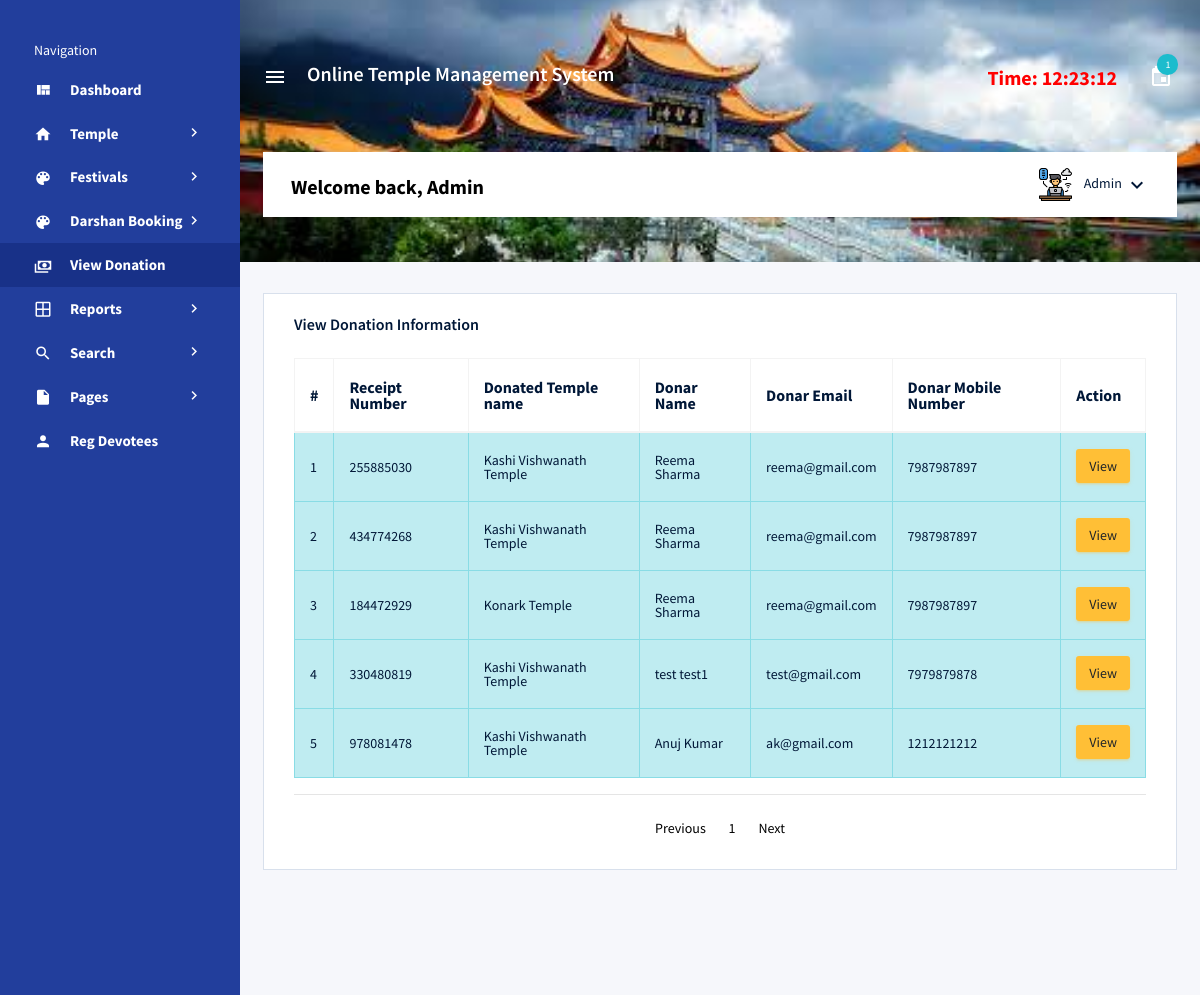
The app's page /otms/admin/view-donation.php (signed in) with its own data.
### tables this page shows
CREATE TABLE `tbldonation` (
  `ID` int(5) NOT NULL,
  `DonationNumber` int(10) DEFAULT NULL,
  `UserID` int(5) DEFAULT NULL,
  `TempleID` int(5) DEFAULT NULL,
  `City` varchar(250) DEFAULT NULL,
  `State` varchar(250) DEFAULT NULL,
  `Country` varchar(250) DEFAULT NULL,
  `PANNumber` varchar(200) DEFAULT NULL,
  `DonationAmount` decimal(10,0) DEFAULT NULL,
  `PaymentOption` varchar(50) DEFAULT NULL,
  `Message` mediumtext DEFAULT NULL,
  `DonationDate` timestamp NULL DEFAULT current_timestamp()
);

CREATE TABLE `tbltemple` (
  `ID` int(5) NOT NULL,
  `TempleName` varchar(250) DEFAULT NULL,
  `TempleLocation` varchar(250) DEFAULT NULL,
  `City` varchar(250) DEFAULT NULL,
  `State` varchar(250) DEFAULT NULL,
  `Country` varchar(250) DEFAULT NULL,
  `Description` mediumtext DEFAULT NULL,
  `TempleImage1` varchar(250) DEFAULT NULL,
  `TempleImage2` varchar(250) DEFAULT NULL,
  `TempleImage3` varchar(250) DEFAULT NULL,
  `CreationDate` timestamp NULL DEFAULT current_timestamp()
);

CREATE TABLE `tbluser` (
  `ID` int(10) NOT NULL,
  `FirstName` varchar(120) DEFAULT NULL,
  `LastName` varchar(120) DEFAULT NULL,
  `MobileNumber` bigint(10) DEFAULT NULL,
  `Email` varchar(120) DEFAULT NULL,
  `Password` varchar(120) DEFAULT NULL,
  `RegDate` timestamp NULL DEFAULT current_timestamp()
);

### otms/admin/view-donation.php (the view, shortened to what this page needs)
<?php session_start();
include('includes/config.php');
if(strlen($_SESSION['aid'])==0)
  {
header('location:login.php');
}
else{
  ?>
<!DOCTYPE html>
<html lang="en">
<head>
  <link rel="stylesheet" href="vendors/mdi/css/materialdesignicons.min.css">
  <link rel="stylesheet" href="vendors/css/vendor.bundle.base.css">
  <link rel="stylesheet" href="css/style.css">
</head>
<body>
  <div class="container-scroller d-flex">
    <?php include_once('includes/sidebar.php');?>
    <div class="container-fluid page-body-wrapper">
      <?php include_once('includes/header.php');?>
      <div class="main-panel">
        <div class="content-wrapper">
          <div class="row">
            <div class="col-lg-12 stretch-card">
              <div class="card">
                <div class="card-body">
                  <h4 class="card-title">View Donation Information</h4>
                  <div class="table-responsive pt-3">
                    <table class="table table-bordered">
                        <tr>
                          <th>
                            #
                          </th>
                          <th>
                            Receipt Number
                          </th>
                          <th>
                            Donated Temple name
                          </th>
                          <th>
                            Donar Name
                          </th>
                          <th>
                            Donar Email
                          </th>
                          <th>
                            Donar Mobile Number
                          </th>
                          <th>
                            Action
                          </th>
                        </tr>
                      <tbody>
                        <?php
                        if (isset($_GET['page_no']) && $_GET['page_no']!="") {
    $page_no = $_GET['page_no'];
    } else {
        $page_no = 1;
        }
    $total_records_per_page = 10;
    $offset = ($page_no-1) * $total_records_per_page;
    $previous_page = $page_no - 1;
    $next_page = $page_no + 1;
    $result_count = mysqli_query($con,"SELECT COUNT(*) As total_records FROM tbldonation");
    $total_records = mysqli_fetch_array($result_count);
    $total_records = $total_records['total_records'];
    $total_no_of_pages = ceil($total_records / $total_records_per_page);
                         $query=mysqli_query($con,"select tbluser.ID as uid,tbluser.FirstName,tbluser.LastName,tbluser.MobileNumber,tbluser.Email,tbltemple.ID as tid,tbltemple.TempleName,tbldonation.ID as did,tbldonation.DonationNumber,tbldonation.UserID,tbldonation.TempleID,tbldonation.City,tbldonation.State,tbldonation.Country,tbldonation.PANNumber,tbldonation.DonationAmount,tbldonation.PaymentOption,tbldonation.Message,tbldonation.DonationDate from tbldonation join tbluser on tbluser.ID=tbldonation.UserID join tbltemple on tbltemple.ID=tbldonation.TempleID LIMIT $offset, $total_records_per_page");
$cnt=1;
while($row=mysqli_fetch_array($query))
{
?>
                        <tr class="table-info">
                          <td>
                            <?php echo htmlentities($cnt);?>
                          </td>
                          <td>
                            <?php echo htmlentities($row['DonationNumber']);?>
                          </td>
                          <td>
                            <?php echo htmlentities($row['TempleName']);?>
                          </td>
                          <td>
                            <?php echo htmlentities($row['FirstName']);?>  <?php echo htmlentities($row['LastName']);?>
                          </td>
                          <td>
                            <?php echo htmlentities($row['Email']);?>
                          </td>
                          <td>
                            <?php echo htmlentities($row['MobileNumber']);?>
                          </td>
                           <td>
                            <a href="view-donation-receipts.php?id=<?php echo $row['did']?>" class="btn-sm btn-warning">View</a>
                          </td>
                          <?php $cnt=$cnt+1; } ?>
                        </tr>
                      </tbody>
                    </table>
                    <hr />
                    <ul id="pagination">
    <li <?php if($page_no <= 1){ echo "class='disabled'"; } ?>>
    <a <?php if($page_no > 1){ echo "href='?page_no=$previous_page'"; } ?>>Previous</a>
    </li>
    <?php
    if ($total_no_of_pages <= 10){
        for ($counter = 1; $counter <= $total_no_of_pages; $counter++){
            if ($counter == $page_no) {
           echo "<li class='active'><a>$counter</a></li>";
                }else{
           echo "<li><a href='?page_no=$counter'>$counter</a></li>";
                }
        }
    }
?>
    <li <?php if($page_no >= $total_no_of_pages){ echo "class='disabled'"; } ?>>
    <a <?php if($page_no < $total_no_of_pages) { echo "href='?page_no=$next_page'"; } ?>>Next</a>
    </li>
</ul>
                  </div>
                </div>
              </div>
            </div>
          </div>
        </div>
      </div>
    </div>
  </div>
</body>
</html><?php } ?>

### otms/admin/includes/header.php (shortened to what this page needs)
<nav class="navbar col-lg-12 col-12 px-0 py-0 py-lg-4 d-flex flex-row">
        <div class="navbar-menu-wrapper d-flex align-items-center justify-content-end">
          <button class="navbar-toggler navbar-toggler align-self-center" type="button" data-toggle="minimize">
            <span class="mdi mdi-menu"></span>
          </button>
          <div class="navbar-brand-wrapper">
            <h4 style="color: white; padding-right: 20px;padding-left: 20px;">Online Temple Management System</h4>
          </div>
          <?php
$admid=$_SESSION['aid'];
$ret=mysqli_query($con,"select AdminName from tbladmin where ID='$admid'");
$row=mysqli_fetch_array($ret);
$name=$row['AdminName'];
?>
          <ul class="navbar-nav navbar-nav-right">
            <li class="nav-item">
              <h4 class="mb-0 font-weight-bold d-none d-xl-block" style="color: red;">Time: <?php
  echo $runningTime = date('h:i:s');
?></h4>
            </li>
            <li class="nav-item dropdown mr-1">
              <?php
$ret1=mysqli_query($con,"select tbluser.FirstName,tblbookdarshan.ID,tblbookdarshan.BookingNumber,BookingDate from tblbookdarshan join tbluser on tbluser.ID=tblbookdarshan.UserId where tblbookdarshan.Status is null || tblbookdarshan.Status=''");
$num=mysqli_num_rows($ret1);
?>
              <a class="nav-link count-indicator dropdown-toggle d-flex justify-content-center align-items-center" id="messageDropdown" href="#" data-toggle="dropdown">
                <i class="mdi mdi-calendar mx-0"></i>
                <span class="count bg-info"><?php echo $num;?></span>
              </a>
            </li>
          </ul>
        </div>
        <div class="navbar-menu-wrapper navbar-search-wrapper d-none d-lg-flex align-items-center">
        <ul class="navbar-nav mr-lg-2">
            <li class="nav-item nav-search d-none d-lg-block">
              <div class="input-group">
                         <h4 class="font-weight-bold mb-0 d-none d-md-block mt-1" style="color:#000">Welcome back, <?php echo $name; ?></h4>
              </div>
            </li>
          </ul>
          <ul class="navbar-nav navbar-nav-right">
            <li class="nav-item nav-profile dropdown">
              <a class="nav-link dropdown-toggle" href="#" data-toggle="dropdown" id="profileDropdown">
                <img src="images/administrator.png" alt="profile"/>
                <span class="nav-profile-name"><?php echo $name; ?></span>
              </a>
            </li>
          </ul>
        </div>
      </nav>

### records on screen
tbldonation: DonationNumber "255885030", TempleID.TempleName "Kashi Vishwanath Temple", UserID.FirstName "Reema", UserID.LastName "Sharma", UserID.Email "reema@gmail.com", UserID.MobileNumber "7987987897"
tbldonation: DonationNumber "434774268", TempleID.TempleName "Kashi Vishwanath Temple", UserID.FirstName "Reema", UserID.LastName "Sharma", UserID.Email "reema@gmail.com", UserID.MobileNumber "7987987897"
tbldonation: DonationNumber "184472929", TempleID.TempleName "Konark Temple", UserID.FirstName "Reema", UserID.LastName "Sharma", UserID.Email "reema@gmail.com", UserID.MobileNumber "7987987897"
tbldonation: DonationNumber "330480819", TempleID.TempleName "Kashi Vishwanath Temple", UserID.FirstName "test", UserID.LastName "test1", UserID.Email "test@gmail.com", UserID.MobileNumber "7979879878"
tbldonation: DonationNumber "978081478", TempleID.TempleName "Kashi Vishwanath Temple", UserID.FirstName "Anuj", UserID.LastName "Kumar", UserID.Email "ak@gmail.com", UserID.MobileNumber "1212121212"

### other values on screen
$num "1"
$name "Admin"
